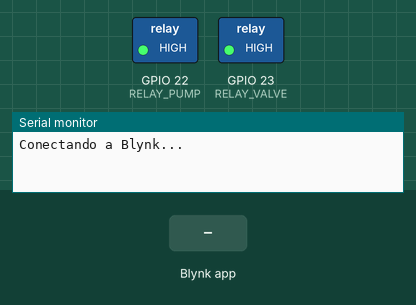
The sketch below on a simulated ESP32. On the bench: switched loads named in the sketch (green lamp = pin HIGH), the last lines printed to the serial monitor. Inputs (shaded band) come from the test bench. WiFi joins after 1.5 s; servers stay silent unless stated.

Above: at 3.0 s.
3.1 s: Blynk app writes 1 to V0
At 4.2 s:
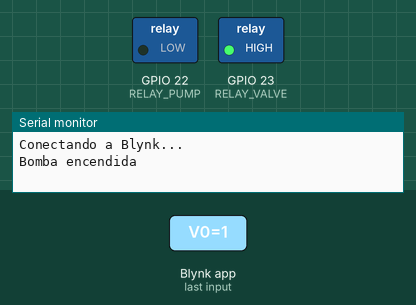
4.6 s: Blynk app writes 1 to V1
At 5.3 s:
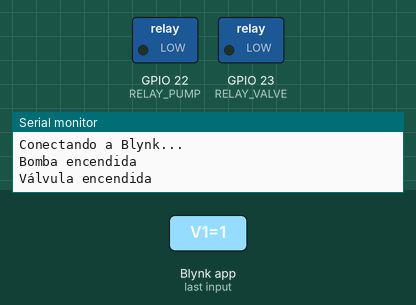
At 14.2 s:
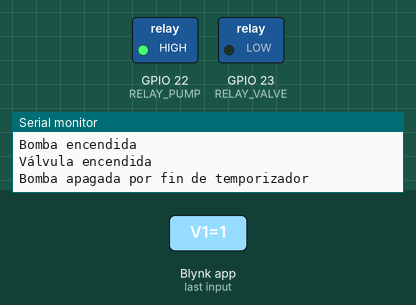
Timing chart, 0 to 16.1 s (numbered marks = the images above; inputs shaded):
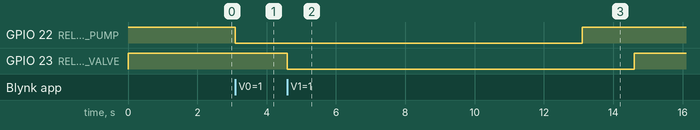

The sketch:

codigo_iot_esp32.ino
```cpp
// Definiciones para Blynk 2.0
#define BLYNK_TEMPLATE_ID "TMPL2HW8uMZFF"
#define BLYNK_TEMPLATE_NAME "Tesis"
#define BLYNK_AUTH_TOKEN "SX5_tuMRs4T1xO0FBioWMrmeH4oQ9e27"

// Librerías necesarias
#include <WiFi.h>
#include <BlynkSimpleEsp32.h>

// Credenciales de WiFi
char ssid[] = "Empresa_Aqs";        // Nombre de red WiFi (WIFI_SSID)
char pass[] = "jhfbre7f7ref";    // Contraseña de red WiFi (WIFI_PASSWORD)

// Definición de pines
#define RELAY_PUMP 22  // Pin GPIO22 para controlar la bomba (IN2 del relé)
#define RELAY_VALVE 23 // Pin GPIO23 para controlar la válvula (IN1 del relé)

// Variables para tiempos de encendido (en segundos)
int pumpTime = 10;  // Tiempo predeterminado de encendido de la bomba
int valveTime = 10; // Tiempo predeterminado de encendido de la válvula

// Variables para control de estado
bool pumpActive = false;
bool valveActive = false;
unsigned long pumpStartTime = 0;
unsigned long valveStartTime = 0;

// Configuración inicial
void setup() {
  // Iniciar comunicación serial
  Serial.begin(115200);

  // Configurar los pines como salidas
  pinMode(RELAY_PUMP, OUTPUT);
  pinMode(RELAY_VALVE, OUTPUT);

  // Inicialmente, apagar ambos relés (relé activo en LOW)
  digitalWrite(RELAY_PUMP, HIGH);
  digitalWrite(RELAY_VALVE, HIGH);

  // Conectar a Blynk
  Blynk.begin(BLYNK_AUTH_TOKEN, ssid, pass);
  Serial.println("Conectando a Blynk...");
}

// Función para controlar la bomba desde Blynk (Pin Virtual V0)
BLYNK_WRITE(V0) {
  int value = param.asInt(); // Obtener el valor del pin virtual V0
  if (value == 1 && !pumpActive) {
    digitalWrite(RELAY_PUMP, LOW); // Encender bomba (relé activo en LOW)
    pumpStartTime = millis();
    pumpActive = true;
    Serial.println("Bomba encendida");
    Blynk.logEvent("info", "Bomba encendida");
  } else if (value == 0 && pumpActive) {
    digitalWrite(RELAY_PUMP, HIGH); // Apagar bomba
    pumpActive = false;
    Serial.println("Bomba apagada");
    Blynk.logEvent("info", "Bomba apagada");
  }
  // Verificar si la bomba no se encendió correctamente
  if (value == 1 && digitalRead(RELAY_PUMP) != LOW) {
    Blynk.logEvent("error", "¡Error! La bomba no se encendió");
    Serial.println("¡Error! La bomba no se encendió");
  }
}

// Función para controlar la válvula desde Blynk (Pin Virtual V1)
BLYNK_WRITE(V1) {
  int value = param.asInt(); // Obtener el valor del pin virtual V1
  if (value == 1 && !valveActive) {
    digitalWrite(RELAY_VALVE, LOW); // Encender válvula (relé activo en LOW)
    valveStartTime = millis();
    valveActive = true;
    Serial.println("Válvula encendida");
    Blynk.logEvent("info", "Válvula encendida");
  } else if (value == 0 && valveActive) {
    digitalWrite(RELAY_VALVE, HIGH); // Apagar válvula
    valveActive = false;
    Serial.println("Válvula apagada");
    Blynk.logEvent("info", "Válvula apagada");
  }
  // Verificar si la válvula no se encendió correctamente
  if (value == 1 && digitalRead(RELAY_VALVE) != LOW) {
    Blynk.logEvent("error", "¡Error! La válvula no se encendió");
    Serial.println("¡Error! La válvula no se encendió");
  }
}

// Función para ajustar el tiempo de encendido de la bomba (Pin Virtual V2)
BLYNK_WRITE(V2) {
  pumpTime = param.asInt(); // Obtener el valor del slider (en segundos)
  Serial.print("Tiempo de encendido de la bomba ajustado a: ");
  Serial.print(pumpTime);
  Serial.println(" segundos");
}

// Función para ajustar el tiempo de encendido de la válvula (Pin Virtual V3)
BLYNK_WRITE(V3) {
  valveTime = param.asInt(); // Obtener el valor del slider (en segundos)
  Serial.print("Tiempo de encendido de la válvula ajustado a: ");
  Serial.print(valveTime);
  Serial.println(" segundos");
}

// Bucle principal
void loop() {
  Blynk.run(); // Ejecutar Blynk

  // Control de tiempo para la bomba
  if (pumpActive && (millis() - pumpStartTime >= pumpTime * 1000)) {
    digitalWrite(RELAY_PUMP, HIGH); // Apagar bomba
    pumpActive = false;
    Blynk.virtualWrite(V0, 0); // Actualizar estado en Blynk
    Serial.println("Bomba apagada por fin de temporizador");
    Blynk.logEvent("info", "Bomba apagada por fin de temporizador");
  }

  // Control de tiempo para la válvula
  if (valveActive && (millis() - valveStartTime >= valveTime * 1000)) {
    digitalWrite(RELAY_VALVE, HIGH); // Apagar válvula
    valveActive = false;
    Blynk.virtualWrite(V1, 0); // Actualizar estado en Blynk
    Serial.println("Válvula apagada por fin de temporizador");
    Blynk.logEvent("info", "Válvula apagada por fin de temporizador");
  }
}
```

Measured:
- after the input at 3.1 s, GPIO 22 (RELAY_PUMP): HIGH → LOW at once
- after the input at 4.6 s, GPIO 23 (RELAY_VALVE): HIGH → LOW at once, → HIGH 10.0 s later
